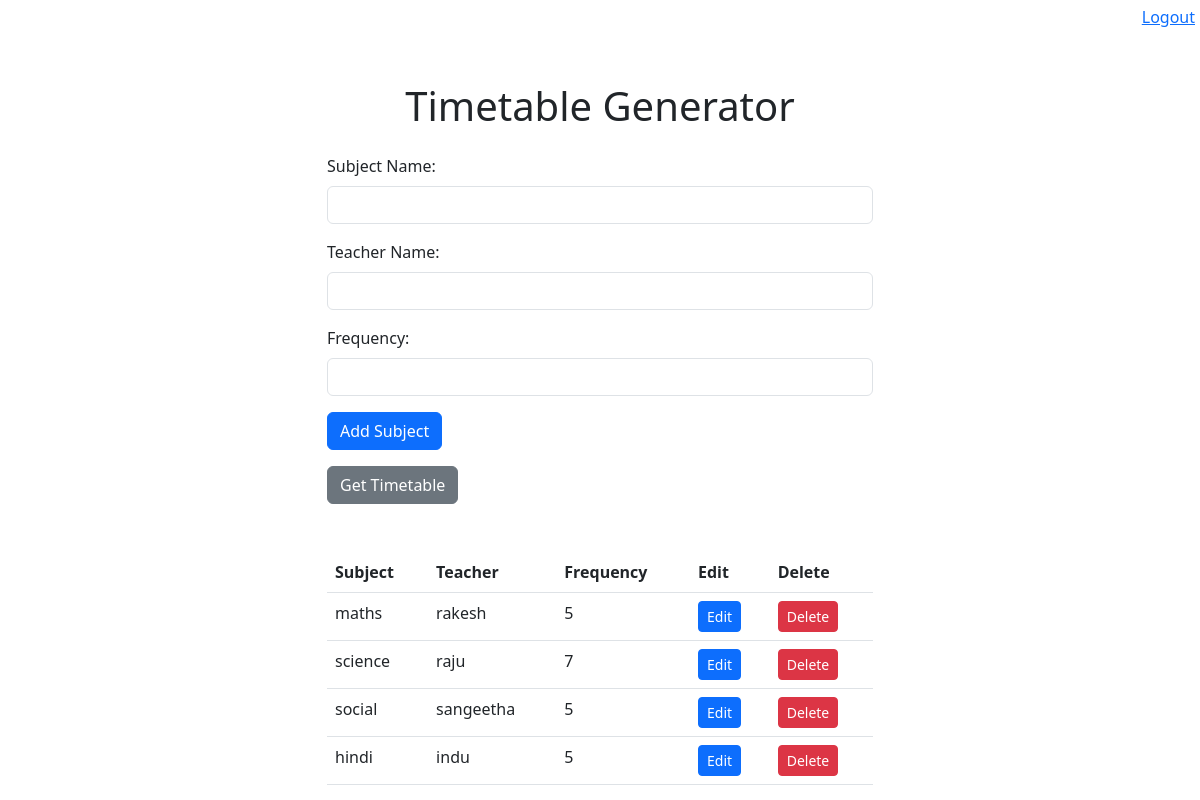
Page /home (signed in) on the committed database.
### timetable_app/models.py (models this page shows)
class Frequency(models.Model):
    user = models.ForeignKey(User, on_delete=models.CASCADE, null=True, blank=True)
    subject = models.ForeignKey(Subject, on_delete=models.CASCADE)
    teacher = models.ForeignKey(Teacher, on_delete=models.CASCADE)
    frequency = models.IntegerField()

class Subject(models.Model):
    user = models.ForeignKey(User, on_delete=models.CASCADE, null=True, blank=True)
    name = models.CharField(max_length=100)

class Teacher(models.Model):
    user = models.ForeignKey(User, on_delete=models.CASCADE, null=True, blank=True)
    name = models.CharField(max_length=100)

### timetable_app/views.py (the view, shortened to what this page needs)
# urls.py: 2. Add a URL to urlpatterns:  path('', views.home, name='home')
def home(request):
    userid = request.user
    details = Frequency.objects.filter(user=userid)
    context = {'details':details}
    return render(request, 'home.html', context)

### timetable_app/templates/home.html (shortened to what this page needs)
<!DOCTYPE html>
<html lang="en">
<head>
    <link href="https://cdn.jsdelivr.net/npm/bootstrap@5.3.0-alpha1/dist/css/bootstrap.min.css" rel="stylesheet">
</head>
<body>
    <div style="text-align:right; padding:5px; margin-left:5px;"><a href="{% url 'SignOut' %}">Logout</a></div>
    <div class="container mt-5">
        <div class="row justify-content-center">
            <div class="col-lg-6">
                <h1 class="text-center mb-4">Timetable Generator</h1>
                <form method="post">
                    <div class="mb-3">
                        <label for="subject_name" class="form-label">Subject Name:</label>
                        <input type="text" class="form-control" id="subject_name" name="subject_name">
                    </div>
                    <div class="mb-3">
                        <label for="teacher_name" class="form-label">Teacher Name:</label>
                        <input type="text" class="form-control" id="teacher_name" name="teacher_name">
                    </div>
                    <div class="mb-3">
                        <label for="frequency" class="form-label">Frequency:</label>
                        <input type="number" class="form-control" id="frequency" name="frequency">
                    </div>
                    <button type="submit" class="btn btn-primary">Add Subject</button>
                </form>
                <a href="{% url 'generate_timetable' %}" class="btn btn-secondary mt-3">Get Timetable</a>
                <table class="table mt-5">
                    <thead>
                        <tr>
                            <th>Subject</th>
                            <th>Teacher</th>
                            <th>Frequency</th>
                            <th>Edit</th>
                            <th>Delete</th>
                        </tr>
                    </thead>
                    <tbody>
                        {% for detail in details %}
                        <tr>
                            <td>{{ detail.subject.name }}</td>
                            <td>{{ detail.teacher.name }}</td>
                            <td>{{ detail.frequency }}</td>
                            <td><a href="{% url 'edit_timetable' detail.pk %}" class="btn btn-primary btn-sm">Edit</a></td>
                            <td><a href="{% url 'delete_tt' detail.pk %}" class="btn btn-danger btn-sm">Delete</a></td>
                        </tr>
                        {% endfor %}
                    </tbody>
                </table>
            </div>
        </div>
    </div>
</body>
</html>

### rows in the picture
Frequency: subject.name "maths", teacher.name "rakesh", frequency "5"
Frequency: subject.name "science", teacher.name "raju", frequency "7"
Frequency: subject.name "social", teacher.name "sangeetha", frequency "5"
Frequency: subject.name "hindi", teacher.name "indu", frequency "5"
